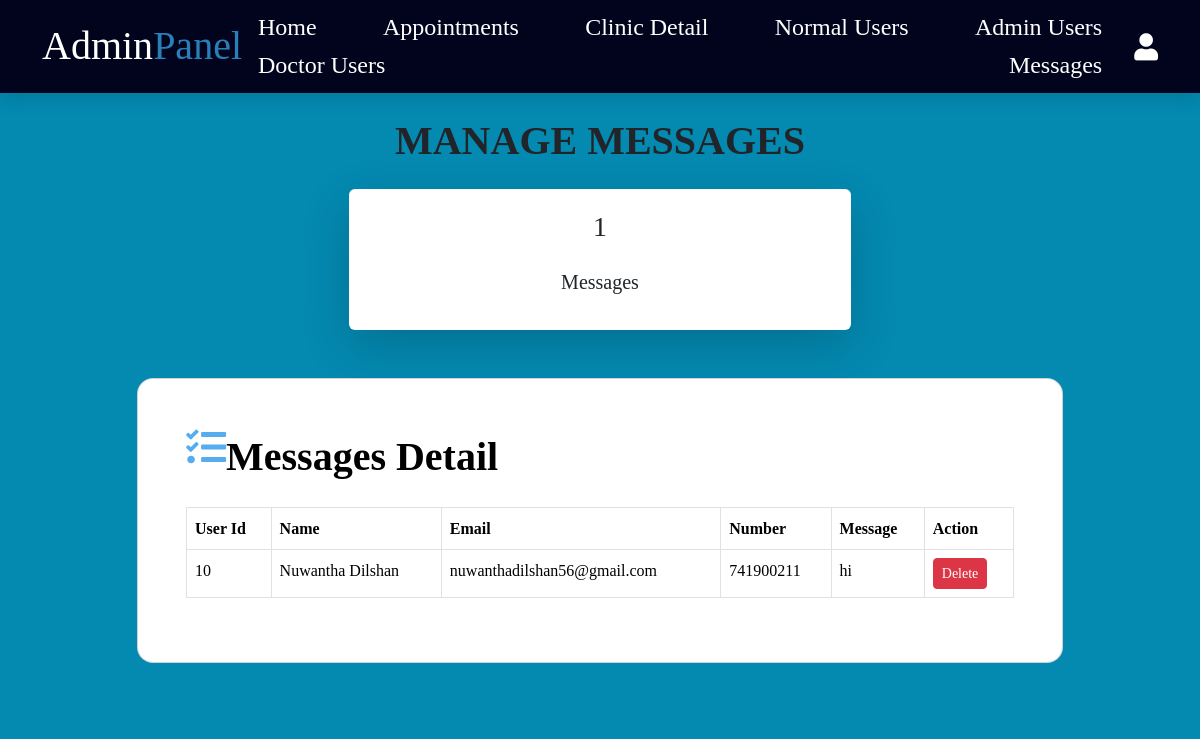
The page /admin/message.php (signed in) on the database its author committed.
### tables this page shows
CREATE TABLE `contactus` (
  `id` int(11) NOT NULL,
  `user_id` int(11) DEFAULT NULL,
  `name` varchar(50) DEFAULT NULL,
  `email` varchar(50) DEFAULT NULL,
  `number` int(11) DEFAULT NULL,
  `message` varchar(255) DEFAULT NULL
);

### admin/message.php (the view, shortened to what this page needs)
<?php
include '../components/connect.php';
?>
<!DOCTYPE html>
<html lang="en">
<head>
  <link href="https://cdn.jsdelivr.net/npm/bootstrap@5.3.2/dist/css/bootstrap.min.css" rel="stylesheet">
  <link rel="stylesheet" href="https://cdnjs.cloudflare.com/ajax/libs/font-awesome/5.15.4/css/all.min.css" />
  <link rel="stylesheet" href="../css/style.css" />
</head>
<body style="background-color: #0489b1">
  <?php
  include "../components/admin_header.php";
  ?>
  <section class="dashboard" style="background-color: #0489b1">
    <div class="container">
      <div class="d-flex justify-content-center">
        <p class="text-uppercase fs-1 fw-bolder my-3">Manage Messages</p>
      </div>
      <div class="continer text-center align-items-center">
        <div class="d-flex justify-content-center">
          <div class="mx-2 shadow-lg p-3 bg-body rounded profile_box">
            <?php
            $select_messages = $conn->prepare("SELECT * FROM `contactus`");
            $select_messages->execute();
            $number_of_messages = $select_messages->rowCount()
            ?>
            <p class="fs-3"><?= $number_of_messages; ?></p>
            <p class="fs-5">Messages</p>
          </div>
        </div>
      </div>
    </div>
  </section>
  <section class="vh-1000" style="background-color: #0489b1">
    <div class="container py-5 h-100">
      <div class="row d-flex justify-content-center align-items-center h-100">
        <div class="col col-xl-10">
          <div class="card" style="border-radius: 1rem">
            <div class="row g-0">
              <div class="col-md-3 col-lg-12 d-flex align-items-center">
                <div class="card-body p-4 p-lg-5 text-black">
                  <form action="" method="POST">
                    <div class="d-flex align-items-center mb-3 pb-1">
                      <i class="fas fa-tasks fa-3x mr-2" style="color: #55acee"></i>
                      <span class="h1 fw-bold mb-0">Messages Detail</span>
                    </div>
                    <table class="table table-bordered table-hover">
                      <thead>
                        <tr>
                          <th>User Id</th>
                          <th>Name</th>
                          <th>Email</th>
                          <th>Number</th>
                          <th>Message</th>
                          <th>Action</th>
                        </tr>
                      </thead>
                      <tbody>
                        <?php
                        $select_messages = $conn->prepare("SELECT * FROM `contactus`");
                        $select_messages->execute();
                        while ($row = $select_messages->fetch(PDO::FETCH_ASSOC)) {
                        ?>
                          <tr>
                            <td><?= $row['user_id']; ?></td>
                            <td><?= $row['name']; ?></td>
                            <td><?= $row['email']; ?></td>
                            <td><?= $row['number']; ?></td>
                            <td><?= $row['message']; ?></td>
                            <td>
                              <form method="POST" action="">
                                <button type="submit" name="delete" class="btn btn-danger btn-sm" onclick="return confirm('Are you sure you want to delete this appointment?')">Delete</button>
                              </form>
                            </td>
                          </tr>
                        <?php
                        }
                        ?>
                      </tbody>
                    </table>
                  </form>
                </div>
              </div>
            </div>
          </div>
        </div>
      </div>
    </div>
  </section>
</body>
</html>

### css/style.css (style rules this page uses)
:root { --main-color:#2980b9; --orange:#f39c12; --red:#e74c3c; --black:#02041d; --white:#fff; --light-color:#666; --light-bg:#eee; --border:.2rem solid var(--black); --box-shadow:0 .5rem 1rem rgba(0,0,0,.1); }
body { font-family: "Times New Roman", Times, serif; font-size: 16px; line-height: 1.6; }
p { font-family: "Times New Roman", Times, serif; }
.fas { color: #55acee; font-size: 40px; padding-bottom: 20px; }
.profile_box { width: 45%; }

### rows shown on the page
contactus: user "10", name "Nuwantha Dilshan", email "nuwanthadilshan56@gmail.com", number "741900211", message "hi"

### other values the page prints
$number_of_messages "1"
